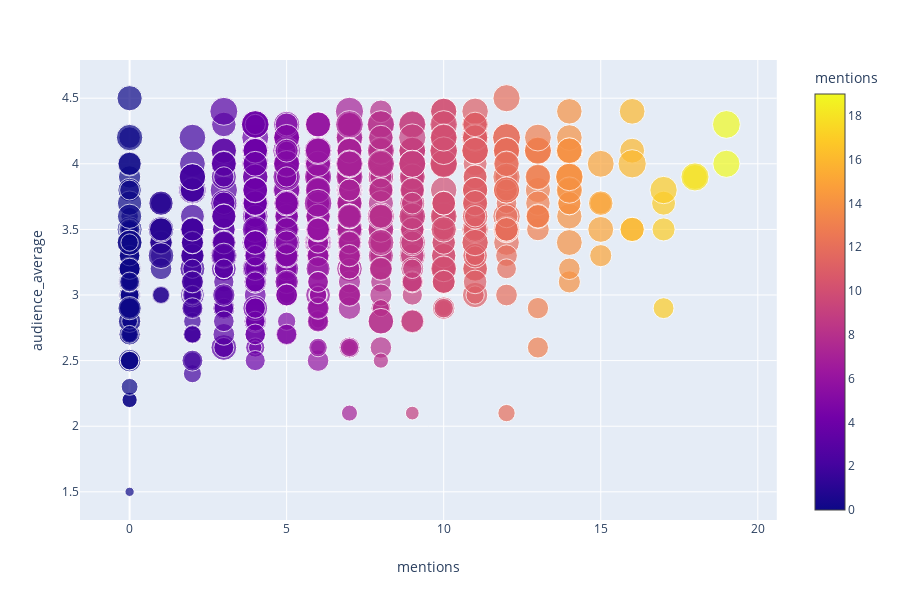

Notebook code cell kept with this figure:
### Code cell
# https://stackoverflow.com/questions/28227340/kmeans-scatter-plot-plot-different-colors-per-cluster

from sklearn.cluster import KMeans
import matplotlib.pyplot as plt
f = df[['audience_average', 'critic_average' , 'mentions'  ]]

# # Scaling the data to normalize
# model = KMeans(n_clusters=10).fit(f)

# # Visualize it:
# plt.figure(figsize=(8, 6))
# plt.scatter(f[:0],f[:1])

%matplotlib inline
clustering = KMeans(n_clusters = 6, random_state = 10)
clustering.fit(f)

color_theme = np.array(['darkblue', 'lightsalmon', 'red', 'lightyellow', 'brown', 'green'])



plt.figure(figsize =(20,8))
# plt.subplot(1,2,1)
# plt.scatter(x=f['audience_average'], y=f['mentions'], c = color_theme ,s=50)
# plt.title('K-Means  Classification')

plt.subplot(1,2,2)
plt.ylabel('Audience Average')

plt.xlabel('Total Awards and Nominations')
plt.scatter(x = f['mentions'],y = f['critic_average'] , c = color_theme[clustering.labels_], s=50 )
plt.axvline(12.5, color="k", linestyle="--");
plt.axvline(8.5, color="k", linestyle="--");
plt.axvline(4.7, color="k", linestyle="--");
plt.title('K-Means  Classification')

import plotly.express as px

# fig = px.scatter(f, x="mentions", y="critic_average", color="mentions",
#                  size='critic_average', hover_data=['mentions'])
# fig.show()

# import plotly.express as px

# fig = px.scatter(f, x="mentions", y="critic_average", color="mentions",
#                  size='critic_average', hover_data=['mentions'])
# fig.show()

fig = px.scatter(f, x="mentions", y="audience_average", color="mentions",
                  size='critic_average', hover_data=['mentions'])
fig.show()

### Figure 1 — Plotly figure (JSON) as saved in the notebook; plotly's stock layout.template omitted (floating-point values rounded to 4 significant figures; data arrays with more than 128 entries replaced by an {"elided": "..."} marker saying what was removed)
{"data": [{"customdata": {"elided": "735x1 int values"}, "hoverlabel": {"namelength": 0}, "hovertemplate": "mentions=%{marker.color}<br>audience_average=%{y}<br>critic_average=%{marker.size}", "legendgroup": "", "marker": {"color": {"elided": "735 int values"}, "coloraxis": "coloraxis", "size": {"elided": "735 float values"}, "sizemode": "area", "sizeref": 0.02325, "symbol": "circle"}, "mode": "markers", "name": "", "showlegend": false, "type": "scatter", "x": {"elided": "735 int values"}, "xaxis": "x", "y": {"elided": "735 float values"}, "yaxis": "y"}], "layout": {"coloraxis": {"colorbar": {"title": {"text": "mentions"}}, "colorscale": [[0, "#0d0887"], [0.1111, "#46039f"], [0.2222, "#7201a8"], [0.3333, "#9c179e"], [0.4444, "#bd3786"], [0.5556, "#d8576b"], [0.6667, "#ed7953"], [0.7778, "#fb9f3a"], [0.8889, "#fdca26"], [1, "#f0f921"]]}, "height": 600, "legend": {"itemsizing": "constant", "tracegroupgap": 0}, "margin": {"t": 60}, "xaxis": {"anchor": "y", "domain": [0, 0.98], "title": {"text": "mentions"}}, "yaxis": {"anchor": "x", "domain": [0, 1], "title": {"text": "audience_average"}}}}
